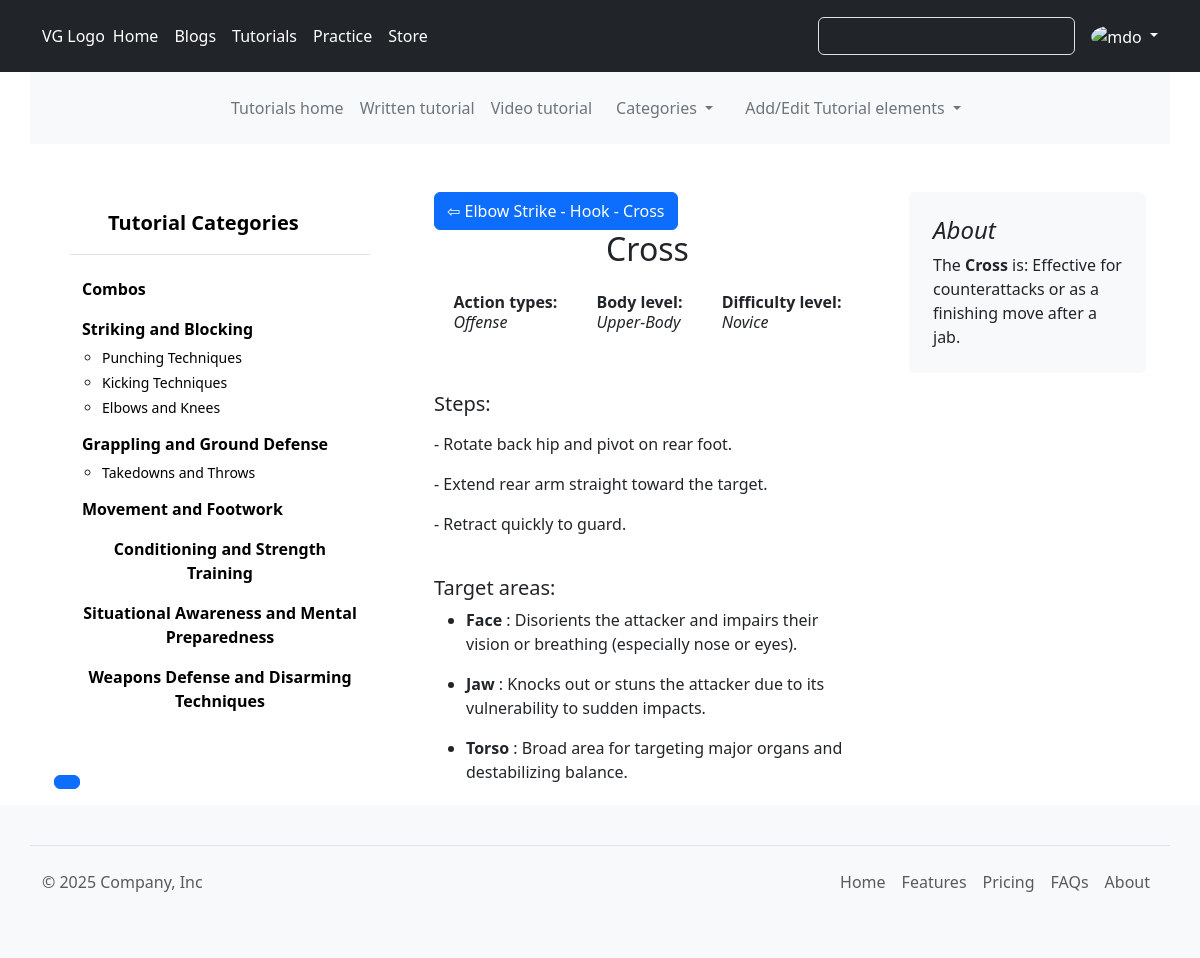
Page /tutorials/combo/2/technique/2 (signed in) on the committed database.
### tutorials/models.py (models this page shows, shortened)
class AddedElement(models.Model):
    name = models.CharField(max_length=150)
    slug = models.SlugField(unique=True)
    creation_date = models.DateTimeField(auto_now_add=True)
    update_date = models.DateTimeField(auto_now=True)
    class Meta:
        abstract = True

class Category(AddedElement):
    description = models.CharField(max_length=250)
    added_by= models.ForeignKey(User, on_delete=models.PROTECT,
                                related_name='tutorials_category_added_by')
    def __str__(self):
        return self.name

class SubCategory(AddedElement):
    description = models.CharField(max_length=250)
    proper_execution = models.TextField()
    category = models.ForeignKey(Category, on_delete=models.SET_NULL, null=True,
                                related_name='subcategories')
    added_by= models.ForeignKey(User, on_delete=models.PROTECT,
                                related_name='tutorials_subcategory_added_by')

class Moves(AddedElement):
    body_level = models.CharField(max_length=50, choices=body_level)
    action_types = models.CharField(max_length=50, choices=action_types)
    difficulty_level = models.CharField(max_length=50, choices=difficulty_level)
    class Meta:
        abstract = True

class Combo(Moves):
    description = models.CharField(max_length=250, default='A cool combo!')
    technique = models.ManyToManyField(Technique, related_name='combos')
    target = models.ManyToManyField(Target, related_name='combos')

class Technique(Moves):
    steps = RichTextField()
    application = models.CharField(max_length=250)
    sub_category = models.ForeignKey(SubCategory, on_delete=models.PROTECT,
                                related_name='techniques')
    target = models.ManyToManyField(Target, related_name='techniques')
    def __str__(self):
        return self.name

class Target(AddedElement):
    body_level = models.CharField(max_length=50, choices=body_level)
    reason = models.CharField(max_length=250)

### tutorials/views.py (the view)
# urls.py: path("combo/<int:combo_pk>/technique/<int:pk>", views.SingleTechniqueComboTTutorial.as_view(), name="tttutorial_combo_technique"),
class SingleTechniqueComboTTutorial(DetailView):
    model = Technique
    template_name = 'tutorials/TT_technique_combo.html'
    def get_context_data(self, **kwargs):
        combo = Combo.objects.get(pk=self.kwargs.get('combo_pk')) # The combo's page pk
        category_list = Category.objects.all() # Fetches the subcategory for the current category's id
        context = super(SingleTechniqueComboTTutorial, self).get_context_data(**kwargs)
        context['category_list'] = category_list
        context['combo'] = combo
        return context

### templates/tutorials/TT_technique_combo.html
{% extends 'base.html' %}
{% block content %}
    <main class="container">
        <br>
        <div class="row g-5 justify-content-between">
        {% include 'tutorials/_tut_side_cat.html' %}
          <div class="col-md-5">
            <a class="btn btn-primary" href="{% url 'tutorials:tttutorial_combo' combo.pk  %}" role="button">&#8678; {{combo.name}}</a> <br>
                <h2 class="d-flex justify-content-center">
                  {{technique}}
              </h2>
              <a href="#" class="list-group-item list-group-item-action py-3 lh-sm">
              <div class="d-flex w-100 align-items-center justify-content-around">
                <div class="mb-1">
                  <strong>Action types:</strong>
                  <p><em>{{technique.action_types | title}}</em></p>
                </div>
                <div class="mb-1">
                  <strong>Body level:</strong><br>
                  <p><em>{{technique.body_level | title}}</em></p>
                </div>
                <div class="mb-1">
                  <strong>Difficulty level:</strong><br>
                  <p><em>{{technique.difficulty_level | title}}</em></p>
                </div>
              </div>
              </a><br>
              <h5>Steps:</h5>
              <p>
                {{technique.steps | safe}}
              </p><br>
              <h5>Target areas:</h5>
              {% for area in technique.target.all %}
                <ul>
                    <li> <strong>{{area.name}}</strong> : {{area.reason}}</li>
                </ul>
              {% endfor %}
          </div>
          <div class="col-md-3">
            <div class="position-sticky" style="top: 2rem;">
              <div class="p-4 mb-3 bg-body-tertiary rounded">
                <h4 class="fst-italic">About</h4>
                <p class="mb-0"> The <strong>{{technique}}</strong> is: {{technique.application}}</p>
              </div>
            </div>
          </div>
        </div>
      </main>
{% endblock content %}

### templates/partials/_header.html (shortened to what this page needs)
<header class="p-3 text-bg-dark">
  <div class="container">
    <div class="d-flex flex-wrap align-items-center justify-content-center justify-content-lg-start">
      <a href="/" class="d-flex align-items-center mb-2 mb-lg-0 text-white text-decoration-none">
        VG Logo
      </a>
      <ul class="nav col-12 col-lg-auto me-lg-auto mb-2 justify-content-center mb-md-0" data-bs-theme="dark">
        <li><a href="#" class="nav-link px-2 text-white">Home</a></li>
        <li><a href="http://127.0.0.1:8002/" class="nav-link px-2 text-white">Blogs</a></li>
        <li><a href="{% url 'tutorials:home' %}" class="nav-link px-2 text-white">Tutorials</a></li>
        <li><a href="#" class="nav-link px-2 text-white">Practice</a></li>
        <li><a href="#" class="nav-link px-2 text-white">Store</a></li>
      </ul>
      <form class="col-12 col-lg-auto mb-3 mb-lg-0 me-lg-3" role="search">
        <input type="search" class="form-control form-control-dark text-bg-dark" placeholder="Search..." aria-label="Search">
      </form>
      {% if user.is_authenticated %}
      <div class="dropdown text-end" data-bs-theme="dark">
        <a href="#" class="d-block link-body-emphasis text-decoration-none dropdown-toggle" data-bs-toggle="dropdown" aria-expanded="false">
          <img src="https://github.com/mdo.png" alt="mdo" width="32" height="32" class="rounded-circle">
        </a>
      </div>
      {% endif %}
    </div>
  </div>
</header>
<div class="container bg-body-tertiary">
    <header class="d-flex justify-content-center py-3">
      <ul class="nav col-12 col-md-auto mb-2 justify-content-center mb-md-0">
        <li><a href="{% url 'tutorials:home' %}" class="nav-link px-2 text-secondary">Tutorials home</a></li>
        <li><a href="{% url 'tutorials:tttutorial' %}" class="nav-link px-2 text-secondary">Written tutorial</a></li>
        <li><a href="{% url 'tutorials:vtutorial' %}" class="nav-link px-2 text-secondary">Video tutorial</a></li>
        {% if category_list%}
          <li class="nav-item dropdown">
            <a class="nav-link dropdown-toggle text-secondary" href="#" role="button" data-bs-toggle="dropdown" aria-expanded="false">
              Categories
            </a>
          </li>
        {% else %}
        <li class="nav-item">
          <a class="nav-link text-secondary" href="#">Categories</a>
        </li>
        {% endif %}
      {% for group in user.groups.all%}
        {% if "Blog manager" or "Manager" in group.name %}
          <li class="nav-item dropdown">
            <a class="nav-link dropdown-toggle text-secondary" href="#" role="button" data-bs-toggle="dropdown" aria-expanded="false">
              Add/Edit Tutorial elements
            </a>
          </li>
        {% endif %}
      {% endfor %}
      </ul>
    </header>
  </div>

### templates/tutorials/_tut_side_cat.html (shortened to what this page needs)
        <div class="col-md-4">
              <div class="flex-shrink-0 p-3">
                <a href="{% url 'tutorials:ttutorial_all_category' %}" class="d-flex align-items-center pb-3 mb-3 link-body-emphasis text-decoration-none border-bottom">
                  <svg class="bi pe-none me-2" width="30" height="24"><use xlink:href="#bootstrap"/></svg>
                  <span class="fs-5 fw-semibold">Tutorial Categories</span>
                </a>
                <ul class="list-unstyled ps-0">
                  <li class="mb-1">
                    <button class="btn d-inline-flex align-items-center rounded border-0  fw-semibold">
                      <a href="{% url 'tutorials:ttutorial_all_combo'%}" class="link-body-emphasis d-inline-flex text-decoration-none rounded">
                        Combos
                      </a>
                    </button>
                  </li>
                  {% for category in category_list %}
                  <li class="mb-1">
                    <button class="btn btn-toggle d-inline-flex align-items-start rounded border-0 collapsed fw-semibold" data-bs-toggle="collapse" data-bs-target="#home-collapse" aria-expanded="true">
                      <a href="{% url 'tutorials:tttutorial_single_category' category.pk %}" class="link-body-emphasis d-inline-flex text-decoration-none rounded">
                        {{category.name}}
                      </a>
                    </button>
                    {% for subcategory in category.subcategories.all %}
                      <div class="collapse show" id="home-collapse">
                        <ul class="btn-toggle-nav fw-normal pb-1 small">
                          <li><a href="{% url 'tutorials:tttutorial_single_subcategory' subcategory.pk %}" class="link-body-emphasis d-inline-flex text-decoration-none rounded">{{subcategory.name}}</a></li>
                        </ul>
                      </div>
                    {% endfor %}
                  </li>
                  {% endfor %}
                </ul>
              </div>
              <br>
          {% if page_obj.paginator.num_pages == 1%}
          {% else%}
          <div class="pagination">
              <nav aria-label="...">
                  <ul class="pagination">
                    <li class="page-item active" aria-current="page">
                      <a class="page-link" href="#">{{ page_obj.number }}</a>
                    </li>
                  </ul>
                </nav>
          </div>
          {% endif %}
        </div>

### rows in the picture
Category: name "Striking and Blocking"
SubCategory: name "Punching Techniques"
SubCategory: name "Kicking Techniques"
SubCategory: name "Elbows and Knees"
Category: name "Grappling and Ground Defense"
SubCategory: name "Takedowns and Throws"
Category: name "Movement and Footwork"
Category: name "Conditioning and Strength Training"
Category: name "Situational Awareness and Mental Preparedness"
Category: name "Weapons Defense and Disarming Techniques"
Combo: name "Elbow Strike - Hook - Cross"
Technique: name "Cross", action_types "Offense", body_level "Upper-Body", difficulty_level "Novice", steps "- Rotate back hip and pivot on rear foot. - Extend rear arm straight toward the target. - Retract quickly to guard.", application "Effective for counterattacks or as a finishing move after a jab."
Target: name "Face", reason "Disorients the attacker and impairs their vision or breathing (especially nose or eyes)."
Target: name "Jaw", reason "Knocks out or stuns the attacker due to its vulnerability to sudden impacts."
Target: name "Torso", reason "Broad area for targeting major organs and destabilizing balance."
